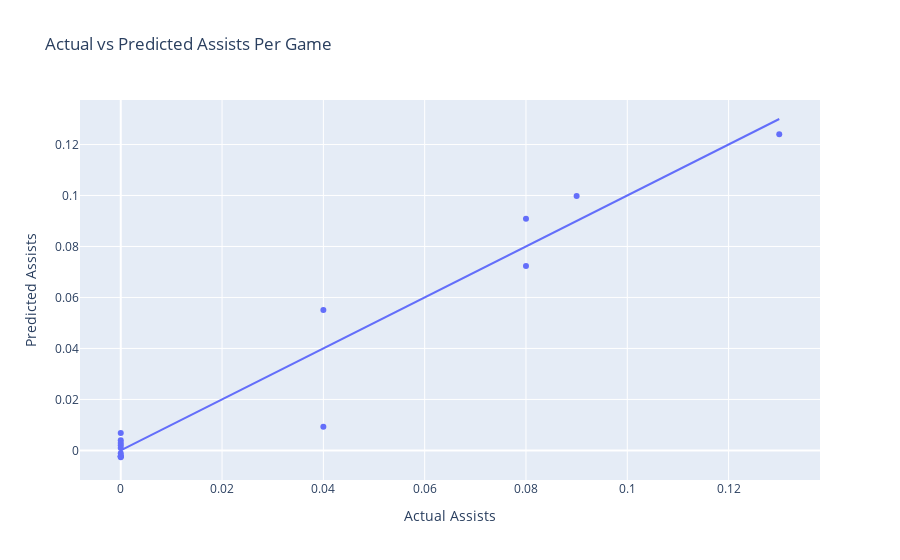

The notebook cell saved with this chart:
### Code cell
# Create a DataFrame for actual vs predicted values
assists_predictions_df = pd.DataFrame({'Actual': y_test, 'Predicted': y_pred})

# Plotting actual vs predicted values using Plotly
fig = px.scatter(
    assists_predictions_df,
    x='Actual',
    y='Predicted',
    title='Actual vs Predicted Assists Per Game',
    labels={'Actual': 'Actual Assists', 'Predicted': 'Predicted Assists'}
)

# Add a diagonal line representing perfect predictions
fig.add_trace(
    px.line(
        x=[assists_predictions_df['Actual'].min(), assists_predictions_df['Actual'].max()],
        y=[assists_predictions_df['Actual'].min(), assists_predictions_df['Actual'].max()]
    ).data[0]
)

fig.show()

### Figure 1 — Plotly figure (JSON) as saved in the notebook; plotly's stock layout.template omitted (floating-point values rounded to 4 significant figures)
{"data": [{"hovertemplate": "Actual Assists=%{x}<br>Predicted Assists=%{y}<extra></extra>", "legendgroup": "", "marker": {"color": "#636efa", "symbol": "circle"}, "mode": "markers", "name": "", "orientation": "v", "showlegend": false, "type": "scatter", "x": [0.0, 0.04, 0.08, 0.0, 0.0, 0.0, 0.0, 0.0, 0.13, 0.0, 0.0, 0.0, 0.09, 0.0, 0.08, 0.04], "xaxis": "x", "y": [-0.002676, 0.05511, 0.07233, -0.002285, 0.004031, -0.002322, 0.001997, 0.006878, 0.124, 0.0009349, 0.002896, -0.002285, 0.09975, -0.001064, 0.09084, 0.009301], "yaxis": "y"}, {"hovertemplate": "x=%{x}<br>y=%{y}<extra></extra>", "legendgroup": "", "line": {"color": "#636efa", "dash": "solid"}, "marker": {"symbol": "circle"}, "mode": "lines", "name": "", "orientation": "v", "showlegend": false, "type": "scatter", "x": [0.0, 0.13], "xaxis": "x", "y": [0.0, 0.13], "yaxis": "y"}], "layout": {"legend": {"tracegroupgap": 0}, "title": {"text": "Actual vs Predicted Assists Per Game"}, "xaxis": {"anchor": "y", "domain": [0, 1], "title": {"text": "Actual Assists"}}, "yaxis": {"anchor": "x", "domain": [0, 1], "title": {"text": "Predicted Assists"}}}}
